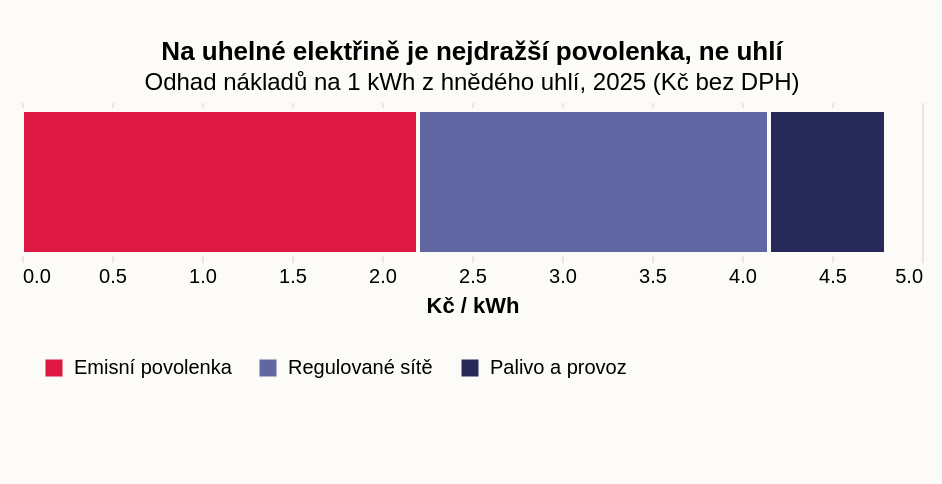

Vega-Lite specification stored for this chart:
### Vega-Lite specification from a JSON file in a GitHub repository (floating-point values rounded to 4 significant figures)
{"_source": "ERÚ, EU ETS Market data (Odhad 2025)", "$schema": "https://vega.github.io/schema/vega-lite/v5.json", "description": "Složení nákladové ceny elektřiny z hnědého uhlí v ČR (2025)", "width": 450, "height": 80, "padding": {"top": 20, "left": 10, "right": 10, "bottom": 40}, "autosize": {"type": "pad", "resize": true}, "background": "#fdfbf7", "title": {"text": "Na uhelné elektřině je nejdražší povolenka, ne uhlí", "subtitle": "Odhad nákladů na 1 kWh z hnědého uhlí, 2025 (Kč bez DPH)"}, "data": {"values": [{"label": "Palivo a provoz", "value": 0.65, "p": 3}, {"label": "Regulované sítě", "value": 1.95, "p": 2}, {"label": "Emisní povolenka", "value": 2.2, "p": 1}]}, "mark": {"type": "bar", "tooltip": true, "stroke": "#fdfbf7", "strokeWidth": 2}, "encoding": {"x": {"field": "value", "type": "quantitative", "title": "Kč / kWh", "axis": {"grid": true, "gridColor": "#e8e8dc", "domain": false, "ticks": false}}, "color": {"field": "label", "type": "nominal", "scale": {"domain": ["Emisní povolenka", "Regulované sítě", "Palivo a provoz"], "range": ["#de1743", "#6267a3", "#272a59"]}, "legend": {"title": null, "orient": "bottom", "offset": 10, "symbolType": "square", "padding": 10, "columns": 3}}, "order": {"field": "p", "type": "quantitative"}}, "config": {"view": {"stroke": "transparent"}}}
